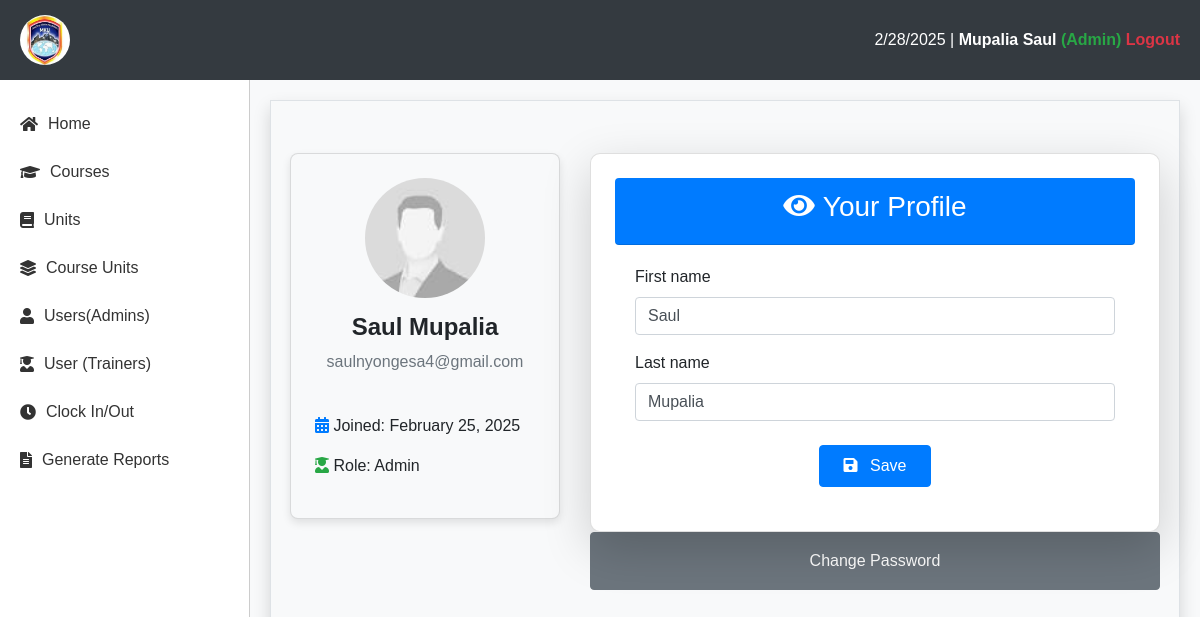
Screenshot of /base/profile/ (signed in) with the database file from the repository.
### reports/models.py (models this page shows)
class User(AbstractUser):
    ADMIN = (
        ("ADMIN", "ADMIN"),
        ("STUDENT", "STUDENT"),
        ("TRAINER", "TRAINER"),
        ("EXAMINATION_OFFICER", "EXAMINATION_OFFICER"),
    )
    id_number = models.CharField(max_length=50, unique=True, null=True)
    role = models.CharField(max_length=50, choices=ADMIN, default="STUDENT")
    profile_photo = models.ImageField(upload_to="photos/", blank=True, null=True)

### base/views.py (the view)
# urls.py: path('profile/', views.profile, name='admin-profile-url'),
@login_required(login_url="signin-url")
def profile(request):
    form = UserForm(instance=request.user)
    return render(request, "base/profile.html", {"form_profile": form})

### reports/forms.py
class UserForm(forms.ModelForm):
    class Meta:
        model = User
        fields = ['first_name', 'last_name']

### reports/context_processors.py (called while the page is built, shortened)
def remaining_days(request):
    if request.user.is_authenticated:
        try:
            series = Series.objects.get(is_active=True)
            today = datetime.today().date()
            end_date = series.end_date
            remaining = abs((end_date - today).days)
            return {"remaining": remaining}
        except Series.DoesNotExist:
            return {"remaining": 0}
    else:
        return {"remaining": 0}

def dashboard(request):
    if request.user.is_authenticated:
        num_trainers = Trainer.objects.count()
        num_students = StudentExam.objects.count()
        num_units = Unit.objects.count()
        num_courses = Course.objects.count()
        num_admins = User.objects.filter(is_staff=True).count()
        active_classes = TeachingAttendance.objects.filter(is_clocked_in=True, is_clocked_out=False).count()
        return {
            "num_trainers": num_trainers,
            "num_students": num_students,
            "num_units": num_units,
            "num_courses": num_courses,
            "num_admins": num_admins if not request.user else num_admins - 1,
            "active_classes": active_classes,
        }

def unit_count(request):
    if request.user.is_authenticated:
        return {"unit_count": Unit.objects.count()}
    else:
        return {"unit_count": 0}

def student_count(request):
    if request.user.is_authenticated:
        return {"student_count": StudentExam.objects.count()}
    else:
        return {"student_count": 0}

def course_count(request):
    if request.user.is_authenticated:
        return {"course_count": Course.objects.count()}
    else:
        return {"course_count": 0}

    def process_request(self, request):
        try:
            series = Series.objects.get(is_active=True)
            today = datetime.today().date()
            end_date = series.end_date
            if today > end_date:
                series.is_active = False
                series.save()
        except Series.DoesNotExist:
            series = Series.objects.filter(is_active=False)
            today = datetime.today().date()
            for series in series:
                end_date = series.end_date
                if today < end_date or today == end_date:
                    series.is_active = True
                    series.save()
        return None

### templates/base/profile.html (shortened to what this page needs)
{% extends "base/main.html" %}
{% load static %}
{% load crispy_forms_filters %}
{% block content %}
<div class="container mt-5">
    <div class="row">
        <div class="col-md-4 mb-4">
            <div class="card profile-overview-card p-4 text-center">
                <div class="profile-pic-holder">
                    {% if request.user.profile_image %}
                    <img src="{% static 'img/'  %}{{ request.user.profile_image }}" alt="Profile Picture" class="profile-pic">
                    {% else %}
                    <img src="{% static 'img/profile.jfif' %}" alt="Profile Picture" class="profile-pic">
                    {% endif %}
                </div>
                <h4 class="font-weight-bold">{{ request.user.first_name }} {{ request.user.last_name }}</h4>
                <p class="text-muted">{{ request.user.email }}</p>
                <div class="text-left mt-4">
                    <p class="info-item">
                        <i class="fas fa-calendar-alt text-primary"></i> Joined: {{ request.user.date_joined|date:"F j, Y" }}
                    </p>
                    <p class="info-item">
                        <i class="fas fa-user-graduate text-success"></i> Role: Admin
                    </p>
                </div>
            </div>
        </div>
        <div class="col-md-8">
            <form class="card shadow-lg p-4" action="{% url 'admin-profile-edit-url' %}" method="post">
                <div class="card-header bg-primary text-white text-center rounded">
                    <h3 class="text-capitalize">
                        <i class="fas fa-eye mr-2"></i>Your Profile
                    </h3>
                </div>
                <div class="card-body">
                    {{ form_profile|crispy }}
                    <div class="text-center mt-4">
                        <button href="" class="btn btn-primary px-4 py-2 btn-edit" type="submit">
                            <i class="fas fa-save mr-2"></i> Save
                        </button>
                    </div>
                </div>
            </form>
            <a href="{% url 'change-pwd-url' %}" class="w-100 btn btn-secondary p-3">Change Password</a>
        </div>
    </div>
</div>
{% endblock %}

### templates/base/main.html (shortened to what this page needs)
{% load static %}
<!DOCTYPE html>
<html lang="en">
<head>
    <link href="https://stackpath.bootstrapcdn.com/bootstrap/4.5.2/css/bootstrap.min.css" rel="stylesheet">
    <link rel="stylesheet" href="https://cdnjs.cloudflare.com/ajax/libs/font-awesome/5.15.4/css/all.min.css">
    <link rel="stylesheet" href="{% static 'base/css/main.css' %}">
</head>
<body>
    <div class="top-nav">
        <div class="logo">
            <img src="{% static 'img/logo.jpeg' %}" alt="Logo">
        </div>
        <div>
            <span id="current-date"></span> |
            <a href="{% url 'admin-profile-url' %}">{{ request.user.last_name }} {{ request.user.first_name }} <span class="text-success">(Admin)</span> </a>
            <a href="{% url 'admin-signout-url' %}" class="text-danger">Logout</a>
        </div>
    </div>
    <div class="main-container">
        <div class="sidebar">
            {% if request.user.is_authenticated %}
                <a href="{% url 'admin-home-url' %}"><i class="fas fa-home"></i> Home</a>
                <a href="{% url 'admin-courses-url' %}"><i class="fas fa-graduation-cap"></i> Courses</a>
                <a href="{% url 'admin-units-url' %}"><i class="fas fa-book"></i> Units</a>
                <a href="{% url 'admin-course-units-url' %}"><i class="fas fa-layer-group"></i> Course Units</a>
                <a href="{% url 'admins-url' %}"><i class="fas fa-user"></i> Users(Admins)</a>
                <a href="{% url 'trainers-url' %}"><i class="fas fa-user-graduate"></i> User (Trainers)</a>
                <a href="{% url 'admin-clock-url' %}"><i class="fas fa-clock"></i> Clock In/Out</a>
                <a href="{% url 'clock-reports-url' %}"><i class="fas fa-file-alt"></i> Generate Reports</a>
            {% endif %}
        </div>
        <div class="content">
            <div class="border p-1 shadow" style="min-height: 100vh;">
                {% block content %}
                {% endblock %}
            </div>
        </div>
    </div>
</body>
</html>

### static/base/css/main.css (style rules this page uses)
.card { border-radius: 10px; transition: transform 0.2s ease-in-out; }
.profile-overview-card { background: #f8f9fa; border-radius: 8px; box-shadow: 0 4px 8px rgba(0, 0, 0, 0.1); }
.profile-pic { border-radius: 50%; width: 120px; height: 120px; object-fit: cover; margin-bottom: 15px; }

### templates/base/main.html (style rules this page uses)
body, html { height: 100%; margin: 0; font-family: 'Arial', sans-serif; }
.top-nav { background-color: #343a40; color: white; padding: 15px 20px; display: flex; justify-content: space-between; align-items: center; box-shadow: 0px 2px 10px rgba(0, 0, 0, 0.1); }
.top-nav .logo img { width: 50px; height: 50px; border-radius: 50%; }
.top-nav a { color: white; text-decoration: none; font-weight: bold; }
.main-container { display: flex; height: calc(100vh - 70px); overflow: hidden; }
.sidebar { width: 250px; background-color: #fff; padding-top: 20px; height: 100%; border-right: 1px solid #ccc; display: flex; flex-direction: column; box-shadow: 2px 0px 5px rgba(0, 0, 0, 0.1); }
.sidebar a { color: #333; text-decoration: none; padding: 12px 20px; display: flex; align-items: center; font-size: 1rem; transition: 0.3s; }
.sidebar a i { margin-right: 10px; }
.content { flex-grow: 1; background-color: #f8f9fa; padding: 20px; overflow-y: auto; }

### rows the page displays
User: user.last_name "Mupalia", user.first_name "Saul", user.email "saulnyongesa4@gmail.com", user.date_joined "February 25, 2025", first_name "Saul", last_name "Mupalia"
